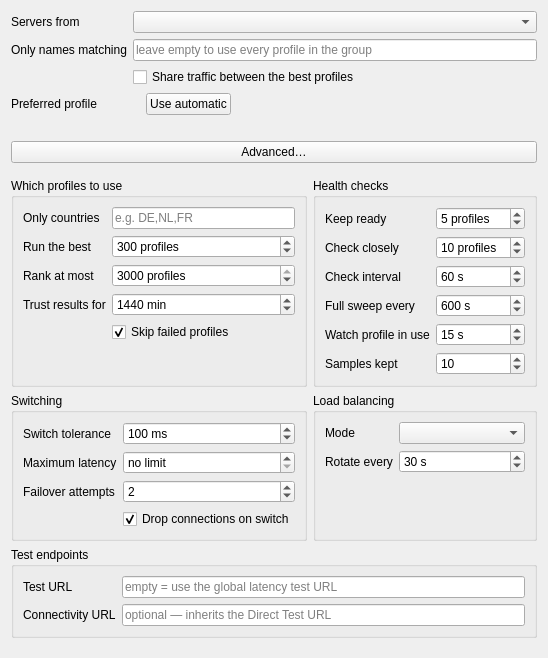
<?xml version="1.0" encoding="UTF-8"?>
<ui version="4.0">
 <class>EditAutoSelector</class>
 <widget class="QWidget" name="EditAutoSelector">
  <property name="windowTitle">
   <string notr="true">EditAutoSelector</string>
  </property>
  <layout class="QVBoxLayout" name="verticalLayout">
   <item>
    <layout class="QFormLayout" name="basic_layout">
     <property name="fieldGrowthPolicy">
      <enum>QFormLayout::AllNonFixedFieldsGrow</enum>
     </property>
     <item row="0" column="0">
      <widget class="QLabel" name="group_l">
       <property name="text">
        <string>Servers from</string>
       </property>
       <property name="buddy">
        <cstring>group</cstring>
       </property>
      </widget>
     </item>
     <item row="0" column="1">
      <widget class="QComboBox" name="group">
       <property name="toolTip">
        <string>The group whose profiles this selector picks from. New servers added by a subscription update join automatically — you never have to edit this profile again.</string>
       </property>
      </widget>
     </item>
     <item row="1" column="0">
      <widget class="QLabel" name="name_filter_l">
       <property name="text">
        <string>Only names matching</string>
       </property>
       <property name="buddy">
        <cstring>name_filter</cstring>
       </property>
      </widget>
     </item>
     <item row="1" column="1">
      <widget class="QLineEdit" name="name_filter">
       <property name="placeholderText">
        <string>leave empty to use every profile in the group</string>
       </property>
       <property name="toolTip">
        <string>Optional regular expression. Only profiles whose name matches are considered — useful to pick out one country or provider.</string>
       </property>
      </widget>
     </item>
     <item row="2" column="1">
      <widget class="QCheckBox" name="balance">
       <property name="text">
        <string>Share traffic between the best profiles</string>
       </property>
       <property name="toolTip">
        <string>Off by default: one profile carries everything and the rest stand by. Turn on to spread traffic over the profiles that are confirmed working.</string>
       </property>
      </widget>
     </item>
     <item row="3" column="0">
      <widget class="QLabel" name="pinned_l">
       <property name="text">
        <string>Preferred profile</string>
       </property>
      </widget>
     </item>
     <item row="3" column="1">
      <layout class="QHBoxLayout" name="pinned_layout">
       <item>
        <widget class="QLabel" name="pinned_name">
         <property name="text">
          <string/>
         </property>
         <property name="wordWrap">
          <bool>true</bool>
         </property>
        </widget>
       </item>
       <item>
        <widget class="QPushButton" name="pinned_clear">
         <property name="text">
          <string>Use automatic</string>
         </property>
         <property name="toolTip">
          <string>Stop preferring this profile and let the selector choose on measurements again.</string>
         </property>
        </widget>
       </item>
       <item>
        <spacer name="pinned_spacer">
         <property name="orientation">
          <enum>Qt::Horizontal</enum>
         </property>
         <property name="sizeHint" stdset="0">
          <size>
           <width>0</width>
           <height>0</height>
          </size>
         </property>
        </spacer>
       </item>
      </layout>
     </item>
     <item row="4" column="1">
      <widget class="QLabel" name="plan_summary">
       <property name="text">
        <string/>
       </property>
       <property name="wordWrap">
        <bool>true</bool>
       </property>
      </widget>
     </item>
    </layout>
   </item>
   <item>
    <widget class="QPushButton" name="advanced_toggle">
     <property name="text">
      <string>Advanced…</string>
     </property>
     <property name="checkable">
      <bool>true</bool>
     </property>
     <property name="toolTip">
      <string>Everything here has a working default. Open it only if you want to tune how the selector measures and switches.</string>
     </property>
    </widget>
   </item>
   <item>
    <widget class="QWidget" name="advanced_area" native="true">
     <layout class="QGridLayout" name="advanced_layout">
      <property name="leftMargin">
       <number>0</number>
      </property>
      <property name="rightMargin">
       <number>0</number>
      </property>
      <item row="0" column="0">
       <widget class="QGroupBox" name="membership_box">
        <property name="title">
         <string>Which profiles to use</string>
        </property>
        <layout class="QFormLayout" name="membership_layout">
         <property name="fieldGrowthPolicy">
          <enum>QFormLayout::AllNonFixedFieldsGrow</enum>
         </property>
         <item row="0" column="0">
          <widget class="QLabel" name="country_filter_l">
           <property name="text">
            <string>Only countries</string>
           </property>
           <property name="buddy">
            <cstring>country_filter</cstring>
           </property>
          </widget>
         </item>
         <item row="0" column="1">
          <widget class="QLineEdit" name="country_filter">
           <property name="placeholderText">
            <string>e.g. DE,NL,FR</string>
           </property>
           <property name="toolTip">
            <string>Comma-separated country codes, empty means any. Uses the country found by the IP test, so profiles that were never IP-tested are skipped while this is set.</string>
           </property>
          </widget>
         </item>
         <item row="1" column="0">
          <widget class="QLabel" name="build_limit_l">
           <property name="text">
            <string>Run the best</string>
           </property>
           <property name="buddy">
            <cstring>build_limit</cstring>
           </property>
          </widget>
         </item>
         <item row="1" column="1">
          <widget class="QSpinBox" name="build_limit">
           <property name="minimum">
            <number>1</number>
           </property>
           <property name="maximum">
            <number>500</number>
           </property>
           <property name="suffix">
            <string> profiles</string>
           </property>
           <property name="toolTip">
            <string>How many profiles are loaded into the running config. The selector switches between these instantly, with no reconnect. Higher costs more memory and startup time.</string>
           </property>
           <property name="value">
            <number>300</number>
           </property>
          </widget>
         </item>
         <item row="2" column="0">
          <widget class="QLabel" name="pool_cap_l">
           <property name="text">
            <string>Rank at most</string>
           </property>
           <property name="buddy">
            <cstring>pool_cap</cstring>
           </property>
          </widget>
         </item>
         <item row="2" column="1">
          <widget class="QSpinBox" name="pool_cap">
           <property name="minimum">
            <number>1</number>
           </property>
           <property name="maximum">
            <number>3000</number>
           </property>
           <property name="suffix">
            <string> profiles</string>
           </property>
           <property name="toolTip">
            <string>Hard ceiling on how many profiles are measured and kept in the ranked list. When every running profile dies, replacements are taken from this list.</string>
           </property>
           <property name="value">
            <number>3000</number>
           </property>
          </widget>
         </item>
         <item row="3" column="0">
          <widget class="QLabel" name="result_validity_l">
           <property name="text">
            <string>Trust results for</string>
           </property>
           <property name="buddy">
            <cstring>result_validity</cstring>
           </property>
          </widget>
         </item>
         <item row="3" column="1">
          <widget class="QSpinBox" name="result_validity">
           <property name="maximum">
            <number>10080</number>
           </property>
           <property name="suffix">
            <string> min</string>
           </property>
           <property name="specialValueText">
            <string>always re-test</string>
           </property>
           <property name="toolTip">
            <string>URL test results this recent are reused instead of being measured again — including tests you ran yourself on the group, so starting the selector right after one does not repeat the work. Older results are treated as if the profile had never been tested. Set to zero to always run a fresh test.</string>
           </property>
           <property name="value">
            <number>1440</number>
           </property>
          </widget>
         </item>
         <item row="4" column="1">
          <widget class="QCheckBox" name="exclude_unavailable">
           <property name="text">
            <string>Skip failed profiles</string>
           </property>
           <property name="checked">
            <bool>true</bool>
           </property>
           <property name="toolTip">
            <string>Keeps servers whose last test failed out of the pool, as long as that result is still within the trust window. Turn off if your tests are unreliable and you would rather let the selector decide for itself.</string>
           </property>
          </widget>
         </item>
        </layout>
       </widget>
      </item>
      <item row="0" column="1">
       <widget class="QGroupBox" name="health_box">
        <property name="title">
         <string>Health checks</string>
        </property>
        <layout class="QFormLayout" name="health_layout">
         <property name="fieldGrowthPolicy">
          <enum>QFormLayout::AllNonFixedFieldsGrow</enum>
         </property>
         <item row="0" column="0">
          <widget class="QLabel" name="expected_l">
           <property name="text">
            <string>Keep ready</string>
           </property>
           <property name="buddy">
            <cstring>expected</cstring>
           </property>
          </widget>
         </item>
         <item row="0" column="1">
          <widget class="QSpinBox" name="expected">
           <property name="minimum">
            <number>1</number>
           </property>
           <property name="maximum">
            <number>500</number>
           </property>
           <property name="suffix">
            <string> profiles</string>
           </property>
           <property name="toolTip">
            <string>How many profiles are kept confirmed working at all times, so a failure can be covered instantly. These are also the ones traffic is shared between when balancing is on.</string>
           </property>
           <property name="value">
            <number>5</number>
           </property>
          </widget>
         </item>
         <item row="1" column="0">
          <widget class="QLabel" name="active_size_l">
           <property name="text">
            <string>Check closely</string>
           </property>
           <property name="buddy">
            <cstring>active_size</cstring>
           </property>
          </widget>
         </item>
         <item row="1" column="1">
          <widget class="QSpinBox" name="active_size">
           <property name="minimum">
            <number>1</number>
           </property>
           <property name="maximum">
            <number>500</number>
           </property>
           <property name="suffix">
            <string> profiles</string>
           </property>
           <property name="toolTip">
            <string>The top-ranked profiles are re-checked every interval. The rest are still checked, just spread over the slower full sweep.</string>
           </property>
           <property name="value">
            <number>10</number>
           </property>
          </widget>
         </item>
         <item row="2" column="0">
          <widget class="QLabel" name="interval_l">
           <property name="text">
            <string>Check interval</string>
           </property>
           <property name="buddy">
            <cstring>interval</cstring>
           </property>
          </widget>
         </item>
         <item row="2" column="1">
          <widget class="QSpinBox" name="interval">
           <property name="minimum">
            <number>10</number>
           </property>
           <property name="maximum">
            <number>3600</number>
           </property>
           <property name="suffix">
            <string> s</string>
           </property>
           <property name="toolTip">
            <string>How often the closely-checked profiles are measured again.</string>
           </property>
           <property name="value">
            <number>60</number>
           </property>
          </widget>
         </item>
         <item row="3" column="0">
          <widget class="QLabel" name="bench_interval_l">
           <property name="text">
            <string>Full sweep every</string>
           </property>
           <property name="buddy">
            <cstring>bench_interval</cstring>
           </property>
          </widget>
         </item>
         <item row="3" column="1">
          <widget class="QSpinBox" name="bench_interval">
           <property name="minimum">
            <number>10</number>
           </property>
           <property name="maximum">
            <number>86400</number>
           </property>
           <property name="suffix">
            <string> s</string>
           </property>
           <property name="toolTip">
            <string>How long one pass over every running profile takes. Checks are spread evenly across it, so a large pool never causes a burst of traffic.</string>
           </property>
           <property name="value">
            <number>600</number>
           </property>
          </widget>
         </item>
         <item row="4" column="0">
          <widget class="QLabel" name="watch_interval_l">
           <property name="text">
            <string>Watch profile in use</string>
           </property>
           <property name="buddy">
            <cstring>watch_interval</cstring>
           </property>
          </widget>
         </item>
         <item row="4" column="1">
          <widget class="QSpinBox" name="watch_interval">
           <property name="minimum">
            <number>5</number>
           </property>
           <property name="maximum">
            <number>3600</number>
           </property>
           <property name="suffix">
            <string> s</string>
           </property>
           <property name="toolTip">
            <string>How often the profile currently carrying your traffic is checked on its own. Keep this short: a server can stop working while still accepting connections, and nothing else would notice until the next full check.</string>
           </property>
           <property name="value">
            <number>15</number>
           </property>
          </widget>
         </item>
         <item row="5" column="0">
          <widget class="QLabel" name="sampling_l">
           <property name="text">
            <string>Samples kept</string>
           </property>
           <property name="buddy">
            <cstring>sampling</cstring>
           </property>
          </widget>
         </item>
         <item row="5" column="1">
          <widget class="QSpinBox" name="sampling">
           <property name="minimum">
            <number>2</number>
           </property>
           <property name="maximum">
            <number>60</number>
           </property>
           <property name="toolTip">
            <string>Ranking uses the average and the jitter over this many recent checks, so a single bad result cannot demote a good server.</string>
           </property>
           <property name="value">
            <number>10</number>
           </property>
          </widget>
         </item>
        </layout>
       </widget>
      </item>
      <item row="1" column="0">
       <widget class="QGroupBox" name="switching_box">
        <property name="title">
         <string>Switching</string>
        </property>
        <layout class="QFormLayout" name="switching_layout">
         <property name="fieldGrowthPolicy">
          <enum>QFormLayout::AllNonFixedFieldsGrow</enum>
         </property>
         <item row="0" column="0">
          <widget class="QLabel" name="tolerance_l">
           <property name="text">
            <string>Switch tolerance</string>
           </property>
           <property name="buddy">
            <cstring>tolerance</cstring>
           </property>
          </widget>
         </item>
         <item row="0" column="1">
          <widget class="QSpinBox" name="tolerance">
           <property name="maximum">
            <number>10000</number>
           </property>
           <property name="suffix">
            <string> ms</string>
           </property>
           <property name="toolTip">
            <string>Another profile must be at least this much faster before the selector moves to it. Higher values mean fewer switches.</string>
           </property>
           <property name="value">
            <number>100</number>
           </property>
          </widget>
         </item>
         <item row="1" column="0">
          <widget class="QLabel" name="max_rtt_l">
           <property name="text">
            <string>Maximum latency</string>
           </property>
           <property name="buddy">
            <cstring>max_rtt</cstring>
           </property>
          </widget>
         </item>
         <item row="1" column="1">
          <widget class="QSpinBox" name="max_rtt">
           <property name="maximum">
            <number>60000</number>
           </property>
           <property name="suffix">
            <string> ms</string>
           </property>
           <property name="specialValueText">
            <string>no limit</string>
           </property>
           <property name="toolTip">
            <string>Profiles slower than this are never selected, even if nothing better is available.</string>
           </property>
          </widget>
         </item>
         <item row="2" column="0">
          <widget class="QLabel" name="dial_retries_l">
           <property name="text">
            <string>Failover attempts</string>
           </property>
           <property name="buddy">
            <cstring>dial_retries</cstring>
           </property>
          </widget>
         </item>
         <item row="2" column="1">
          <widget class="QSpinBox" name="dial_retries">
           <property name="maximum">
            <number>5</number>
           </property>
           <property name="toolTip">
            <string>When the chosen profile fails to connect, how many others to try immediately before the app sees an error.</string>
           </property>
           <property name="value">
            <number>2</number>
           </property>
          </widget>
         </item>
         <item row="3" column="1">
          <widget class="QCheckBox" name="interrupt_on_switch">
           <property name="text">
            <string>Drop connections on switch</string>
           </property>
           <property name="checked">
            <bool>true</bool>
           </property>
           <property name="toolTip">
            <string>Applies when the selector switches because a profile got worse or failed. On: everything moves to the new profile at once. Off: current downloads finish on the old one. Balance rotations never drop connections either way.</string>
           </property>
          </widget>
         </item>
        </layout>
       </widget>
      </item>
      <item row="1" column="1">
       <widget class="QGroupBox" name="balance_box">
        <property name="title">
         <string>Load balancing</string>
        </property>
        <layout class="QFormLayout" name="balance_layout">
         <property name="fieldGrowthPolicy">
          <enum>QFormLayout::AllNonFixedFieldsGrow</enum>
         </property>
         <item row="0" column="0">
          <widget class="QLabel" name="balance_mode_l">
           <property name="text">
            <string>Mode</string>
           </property>
           <property name="buddy">
            <cstring>balance_mode</cstring>
           </property>
          </widget>
         </item>
         <item row="0" column="1">
          <widget class="QComboBox" name="balance_mode">
           <property name="toolTip">
            <string>How traffic is spread over the ready profiles.</string>
           </property>
          </widget>
         </item>
         <item row="1" column="0">
          <widget class="QLabel" name="balance_interval_l">
           <property name="text">
            <string>Rotate every</string>
           </property>
           <property name="buddy">
            <cstring>balance_interval</cstring>
           </property>
          </widget>
         </item>
         <item row="1" column="1">
          <widget class="QSpinBox" name="balance_interval">
           <property name="minimum">
            <number>5</number>
           </property>
           <property name="maximum">
            <number>3600</number>
           </property>
           <property name="suffix">
            <string> s</string>
           </property>
           <property name="toolTip">
            <string>How long the selector stays on one profile before moving to the next ready one.</string>
           </property>
           <property name="value">
            <number>30</number>
           </property>
          </widget>
         </item>
         <item row="2" column="0" colspan="2">
          <widget class="QLabel" name="balance_hint">
           <property name="text">
            <string/>
           </property>
           <property name="wordWrap">
            <bool>true</bool>
           </property>
          </widget>
         </item>
        </layout>
       </widget>
      </item>
      <item row="2" column="0" colspan="2">
       <widget class="QGroupBox" name="endpoints_box">
        <property name="title">
         <string>Test endpoints</string>
        </property>
        <layout class="QFormLayout" name="endpoints_layout">
         <property name="fieldGrowthPolicy">
          <enum>QFormLayout::AllNonFixedFieldsGrow</enum>
         </property>
         <item row="0" column="0">
          <widget class="QLabel" name="test_url_l">
           <property name="text">
            <string>Test URL</string>
           </property>
           <property name="buddy">
            <cstring>test_url</cstring>
           </property>
          </widget>
         </item>
         <item row="0" column="1">
          <widget class="QLineEdit" name="test_url">
           <property name="placeholderText">
            <string>empty = use the global latency test URL</string>
           </property>
           <property name="toolTip">
            <string>Fetched through each profile to measure it.</string>
           </property>
          </widget>
         </item>
         <item row="1" column="0">
          <widget class="QLabel" name="connectivity_url_l">
           <property name="text">
            <string>Connectivity URL</string>
           </property>
           <property name="buddy">
            <cstring>connectivity_url</cstring>
           </property>
          </widget>
         </item>
         <item row="1" column="1">
          <widget class="QLineEdit" name="connectivity_url">
           <property name="placeholderText">
            <string>optional — inherits the Direct Test URL</string>
           </property>
           <property name="toolTip">
            <string>Fetched WITHOUT the proxy to tell a dead internet connection apart from dead servers, and to notice the moment it comes back. Leave empty to inherit the Direct Test URL from Basic Settings, and empty there too to rely on the operating system's network state. A URL that turns out to be blocked can only delay a resume by a few minutes; it can never keep the selector paused.</string>
           </property>
          </widget>
         </item>
        </layout>
       </widget>
      </item>
     </layout>
    </widget>
   </item>
   <item>
    <spacer name="bottom_spacer">
     <property name="orientation">
      <enum>Qt::Vertical</enum>
     </property>
     <property name="sizeHint" stdset="0">
      <size>
       <width>0</width>
       <height>0</height>
      </size>
     </property>
    </spacer>
   </item>
  </layout>
 </widget>
 <tabstops>
  <tabstop>group</tabstop>
  <tabstop>name_filter</tabstop>
  <tabstop>balance</tabstop>
  <tabstop>pinned_clear</tabstop>
  <tabstop>advanced_toggle</tabstop>
  <tabstop>country_filter</tabstop>
  <tabstop>build_limit</tabstop>
  <tabstop>pool_cap</tabstop>
  <tabstop>result_validity</tabstop>
  <tabstop>exclude_unavailable</tabstop>
  <tabstop>expected</tabstop>
  <tabstop>active_size</tabstop>
  <tabstop>interval</tabstop>
  <tabstop>bench_interval</tabstop>
  <tabstop>watch_interval</tabstop>
  <tabstop>sampling</tabstop>
  <tabstop>tolerance</tabstop>
  <tabstop>max_rtt</tabstop>
  <tabstop>dial_retries</tabstop>
  <tabstop>interrupt_on_switch</tabstop>
  <tabstop>balance_mode</tabstop>
  <tabstop>balance_interval</tabstop>
  <tabstop>test_url</tabstop>
  <tabstop>connectivity_url</tabstop>
 </tabstops>
 <resources/>
 <connections/>
</ui>
